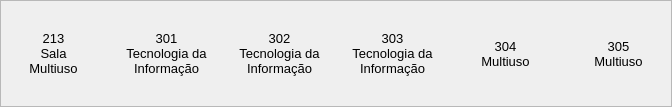
                     <widget class="QFrame" name="frame_154">
                      <property name="frameShape">
                       <enum>QFrame::StyledPanel</enum>
                      </property>
                      <property name="frameShadow">
                       <enum>QFrame::Raised</enum>
                      </property>
                      <layout class="QHBoxLayout" name="horizontalLayout_39">
                       <property name="spacing">
                        <number>8</number>
                       </property>
                       <property name="leftMargin">
                        <number>0</number>
                       </property>
                       <property name="topMargin">
                        <number>0</number>
                       </property>
                       <property name="rightMargin">
                        <number>0</number>
                       </property>
                       <property name="bottomMargin">
                        <number>0</number>
                       </property>
                       <item>
                        <widget class="QLabel" name="label_38">
                         <property name="minimumSize">
                          <size>
                           <width>105</width>
                           <height>105</height>
                          </size>
                         </property>
                         <property name="maximumSize">
                          <size>
                           <width>105</width>
                           <height>105</height>
                          </size>
                         </property>
                         <property name="font">
                          <font>
                           <pointsize>10</pointsize>
                          </font>
                         </property>
                         <property name="text">
                          <string>213
Sala
Multiuso</string>
                         </property>
                         <property name="alignment">
                          <set>Qt::AlignCenter</set>
                         </property>
                        </widget>
                       </item>
                       <item>
                        <widget class="QLabel" name="label_39">
                         <property name="minimumSize">
                          <size>
                           <width>105</width>
                           <height>105</height>
                          </size>
                         </property>
                         <property name="maximumSize">
                          <size>
                           <width>105</width>
                           <height>105</height>
                          </size>
                         </property>
                         <property name="font">
                          <font>
                           <pointsize>10</pointsize>
                          </font>
                         </property>
                         <property name="text">
                          <string>301
Tecnologia da 
Informação</string>
                         </property>
                         <property name="alignment">
                          <set>Qt::AlignCenter</set>
                         </property>
                        </widget>
                       </item>
                       <item>
                        <widget class="QLabel" name="label_40">
                         <property name="minimumSize">
                          <size>
                           <width>105</width>
                           <height>105</height>
                          </size>
                         </property>
                         <property name="maximumSize">
                          <size>
                           <width>105</width>
                           <height>105</height>
                          </size>
                         </property>
                         <property name="font">
                          <font>
                           <pointsize>10</pointsize>
                          </font>
                         </property>
                         <property name="text">
                          <string>302
Tecnologia da 
Informação</string>
                         </property>
                         <property name="alignment">
                          <set>Qt::AlignCenter</set>
                         </property>
                        </widget>
                       </item>
                       <item>
                        <widget class="QLabel" name="label_41">
                         <property name="minimumSize">
                          <size>
                           <width>105</width>
                           <height>105</height>
                          </size>
                         </property>
                         <property name="maximumSize">
                          <size>
                           <width>105</width>
                           <height>105</height>
                          </size>
                         </property>
                         <property name="font">
                          <font>
                           <pointsize>10</pointsize>
                          </font>
                         </property>
                         <property name="text">
                          <string>303
Tecnologia da 
Informação</string>
                         </property>
                         <property name="alignment">
                          <set>Qt::AlignCenter</set>
                         </property>
                        </widget>
                       </item>
                       <item>
                        <widget class="QLabel" name="label_42">
                         <property name="minimumSize">
                          <size>
                           <width>105</width>
                           <height>105</height>
                          </size>
                         </property>
                         <property name="maximumSize">
                          <size>
                           <width>105</width>
                           <height>105</height>
                          </size>
                         </property>
                         <property name="font">
                          <font>
                           <pointsize>10</pointsize>
                          </font>
                         </property>
                         <property name="text">
                          <string>304
Multiuso</string>
                         </property>
                         <property name="alignment">
                          <set>Qt::AlignCenter</set>
                         </property>
                        </widget>
                       </item>
                       <item>
                        <widget class="QLabel" name="label_43">
                         <property name="minimumSize">
                          <size>
                           <width>105</width>
                           <height>105</height>
                          </size>
                         </property>
                         <property name="maximumSize">
                          <size>
                           <width>105</width>
                           <height>105</height>
                          </size>
                         </property>
                         <property name="font">
                          <font>
                           <pointsize>10</pointsize>
                          </font>
                         </property>
                         <property name="text">
                          <string>305
Multiuso</string>
                         </property>
                         <property name="alignment">
                          <set>Qt::AlignCenter</set>
                         </property>
                        </widget>
                       </item>
                      </layout>
                     </widget>
